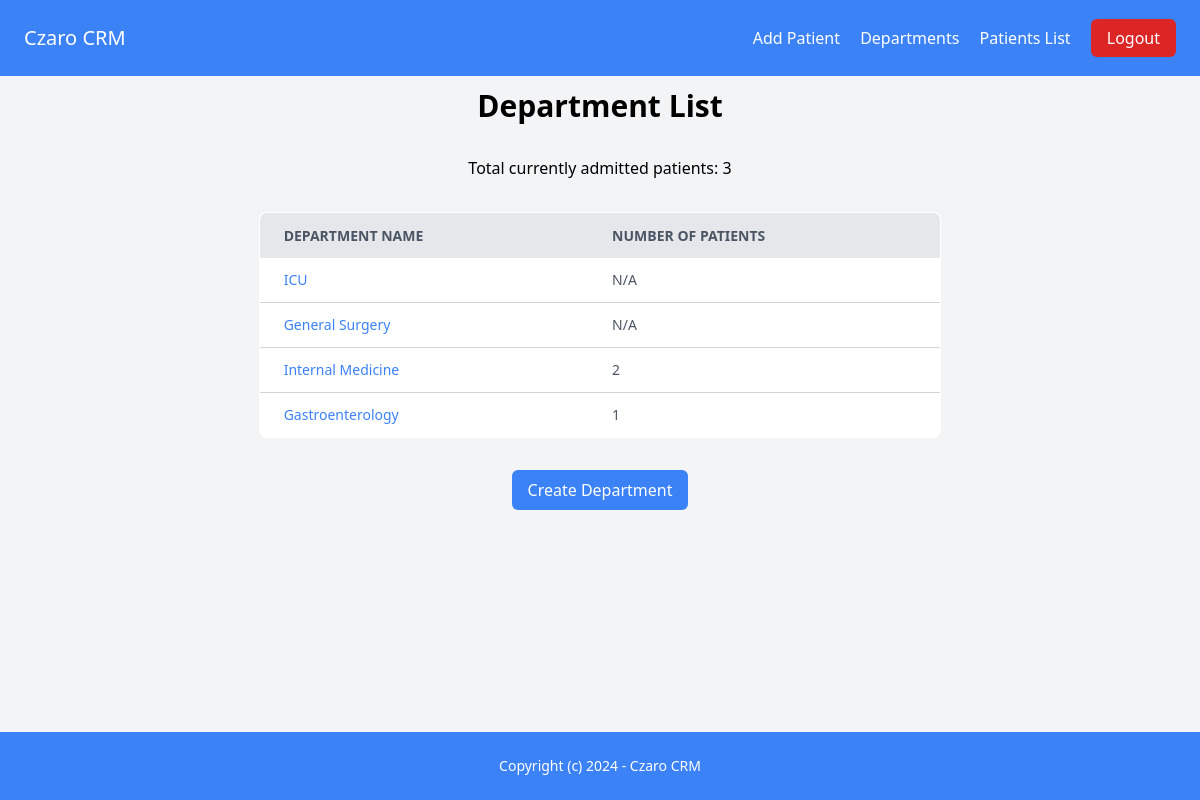
The app's page /department/list/ (signed in) with its own data.
### department/models.py (models this page shows, shortened)
class Department(models.Model):
    id = models.UUIDField(primary_key=True, default=uuid.uuid4, editable=False)
    name = models.CharField(max_length=255, unique=True, validators=[MinLengthValidator(1)])
    description = models.TextField()
    created_by = models.ForeignKey(User, on_delete=models.CASCADE)
    created_at = models.DateTimeField(auto_now_add=True)

### department/views.py (the view)
# urls.py: path("list/", views.department_list, name="department_list"),
@login_required(login_url="/login/")
def department_list(request):
    departments = Department.objects.all()
    total_admitted_patients = Hospitalization.objects.filter(
        is_discharged=False
    ).count()
    department_counts = (
        {}
    )
    for department in departments:
        department_count = Hospitalization.objects.filter(
            department=department, is_discharged=False
        ).count()
        setattr(department, "count", department_count)
        department_counts[department.id] = department_count
    context = {
        "title": "Department List",
        "departments": departments,
        "department_counts": department_counts,
        "total_admitted_patients": total_admitted_patients,
    }
    return render(request, "department_list.html", context)

### templates/department_list.html
{% extends "base.html" %}
{% block content %}
<div class="container mx-auto mt-16">
    <h1 class="mb-8 text-3xl font-bold text-center">{{ title }}</h1>
    <p class="text-center">Total currently admitted patients: {{ total_admitted_patients }}</p>
    <div class="flex justify-center mt-8">
        <table class="min-w-max w-2/3 bg-white border border-gray-300 rounded-lg overflow-hidden">
            <thead>
                <tr class="bg-gray-200 text-gray-600 uppercase text-sm leading-normal">
                    <th class="py-3 px-6 text-left">Department Name</th>
                    <th class="py-3 px-6 text-left">Number of Patients</th>
                </tr>
            </thead>
            <tbody class="text-gray-600 text-sm font-light">
                {% for department in departments %}
                    <tr class="border-b border-gray-300 hover:bg-gray-100">
                        <td class="py-3 px-6 text-left whitespace-nowrap">
                            <a href="{% url 'department:department_detail' department.id %}" class="text-blue-500">{{ department.name }}</a>
                        </td>
                        <td class="py-3 px-6 text-left">
                            {{ department.count|default:"N/A" }}
                        </td>
                    </tr>
                {% endfor %}
            </tbody>
        </table>
    </div>
    <div class="flex justify-center mt-8 text-white">
        {% if request.user.profession == "admins" %}
            <a href="{% url 'department:create_department' %}" class="normal-button">Create Department</a>
        {% endif %}
    </div>
</div>
{% endblock %}

### records on screen
Department: name "ICU", count "N/A"
Department: name "General Surgery", count "N/A"
Department: name "Internal Medicine", count "2"
Department: name "Gastroenterology", count "1"

### other values on screen
{{ title }} "Department List"
{{ total_admitted_patients }} "3"
